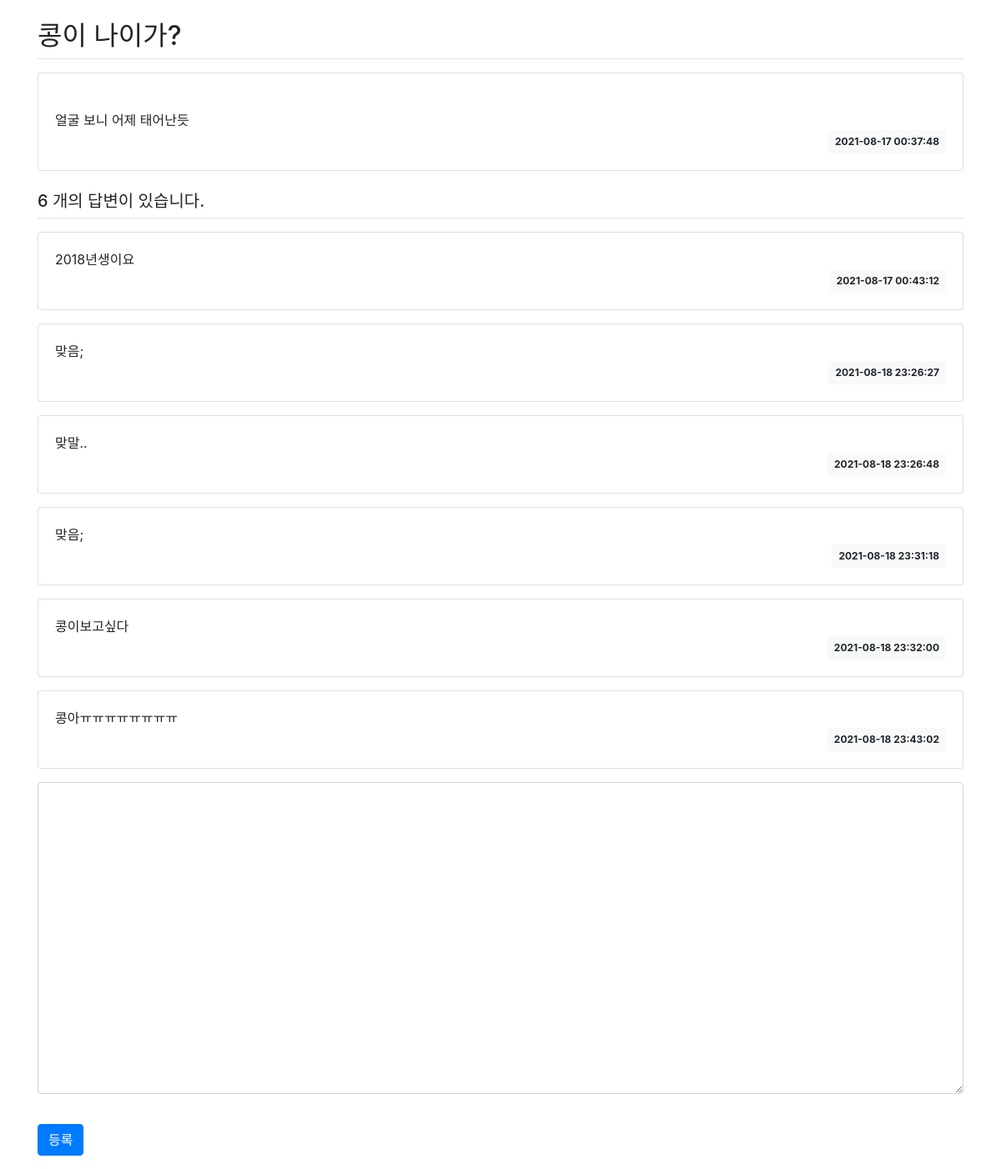
Before: /question/detail/2/ with the older database file.
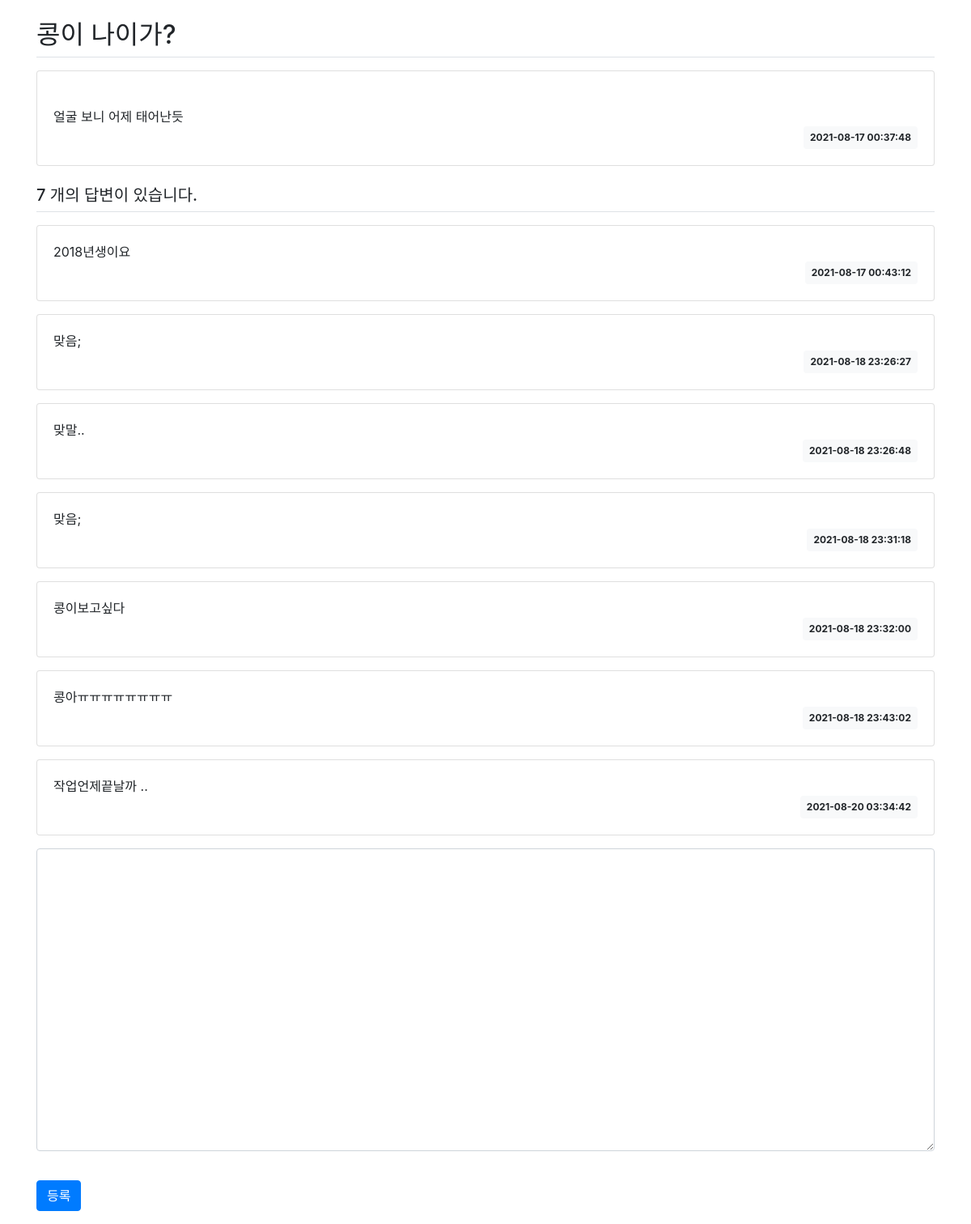
After: the same page with the newer database file.
### pybo/models.py (models this page shows)
class Question(db.Model):
    id = db.Column(db.Integer, primary_key = True)
    subject = db.Column(db.String(200), nullable = False)
    content = db.Column(db.Text(), nullable = False)
    create_date = db.Column(db.DateTime(), nullable = False)

class Answer(db.Model):
    id = db.Column(db.Integer, primary_key=True)
    question_id = db.Column(db.Integer, db.ForeignKey('question.id', ondelete='CASCADE'))
    question = db.relationship('Question', backref=db.backref('answer_set', cascade='all, delete-orphan' ))
    content = db.Column(db.Text(), nullable=False)
    create_date = db.Column(db.DateTime(), nullable=False)

### pybo/views/question_views.py (the view)
@bp.route('/detail/<int:question_id>/')
def detail(question_id):
    question = Question.query.get_or_404(question_id)
    return render_template('question/question_detail.html', question=question)

### pybo/templates/question/question_detail.html (shortened to what this page needs)
<!DOCTYPE html>
<html lang="en">
<link rel="stylesheet" href="{{ url_for('static', filename='style.css') }}">
<link rel="stylesheet" href="{{ url_for('static', filename='bootstrap.min.css') }}">
<head>
</head>
<body>
<div class="container my-3">
    <h2 class="border-bottom py-2"> {{ question.subject }} </h2>
    <div class="card my-3">
        <div class="card-body">
            <div class="card-text" style="white-space: pre-line;">
                {{ question.content }}
            </div>
            <div class="d-flex justify-content-end">
                <div class="badge badge-light p-2">
                    {{ question.create_date.strftime('%Y-%m-%d %H:%M:%S') }}
                </div>
            </div>
        </div>
    </div>
    <h5 class="border-bottom my-3 py-2">{{ question.answer_set | length }} 개의 답변이 있습니다. </h5>
    {% for answer in question.answer_set %}
        <div class="card my-3">
            <div class="card-body">
                <div class="card-text" style="white-space: pre-line;">{{ answer.content }}</div>
                <div class="d-flex justify-content-end">
                    <div class="badge badge-light p-2">
                        {{ answer.create_date.strftime('%Y-%m-%d %H:%M:%S') }}
                    </div>
                </div>
            </div>
        </div>
    {% endfor %}
    <form action="{{ url_for('answer.create', question_id=question.id) }}" method="post" class="my-3">
        <div class="form-group">
            <textarea name="content" id="content" class="form-control" rows="15"></textarea>
        </div>
        <button type="submit" value="등록" class="btn btn-primary">등록</button>
    </form>
</div>
</body>
</html>

### pybo/static/style.css (style rules this page uses)
textarea { width: 100%; }
button[type=submit] { margin-top: 20px; }

Changed rows visible on the page:
added Answer: content "작업언제끝날까 ..", create_date "2021-08-20 03:34:42"
Other visible differences:
{{ question.answer_set | length }}: "6" → "7"
